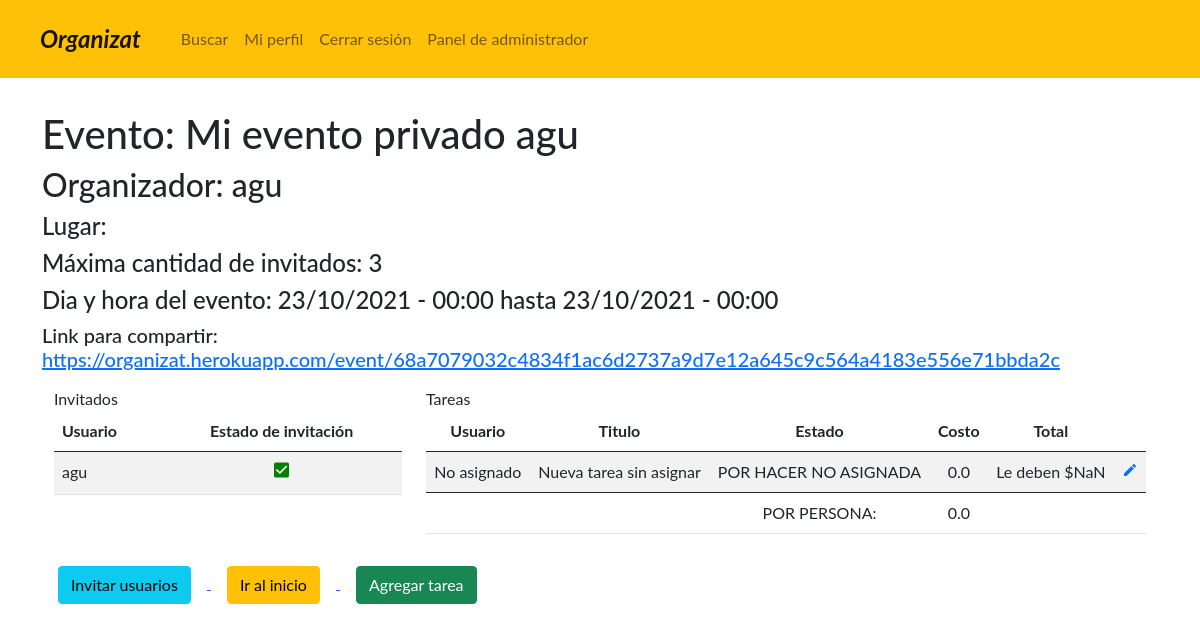
/event/68a7079032c4834f1ac6d2737a9d7e12a645c9c564a4183e556e71bbda2c/ (signed in), run on the app's committed database.
### administrador/models.py (models this page shows, shortened)
class Event(models.Model):
    name = models.CharField(max_length=40, blank=True, null=False, verbose_name='Nombre')
    owner = models.ForeignKey(User, on_delete=models.CASCADE, verbose_name="Organizador")
    description = models.TextField(max_length=255, blank=True, null=False, verbose_name='Descripcion')
    date_event_start = models.DateTimeField(default=datetime.today(), verbose_name='Fecha de alta del evento')
    date_event_end = models.DateTimeField(default=datetime.today(), verbose_name='Fecha de baja del evento')
    location = models.CharField(max_length=255, blank=True, null=False, verbose_name='Ubicación')
    event_link = models.URLField(max_length=200, verbose_name='Link')
    state = models.CharField(max_length=10, choices=STATES_EVENTO_USUARIO, verbose_name='Estado', null=True)
    max_guests = models.IntegerField(verbose_name='Capacidad máxima de invitados')
    visibility = models.CharField(max_length=14, choices=VISIBILITIES, verbose_name='Visibilidad')
    @property
    def list_invitation(self):
        return Invitation.objects.filter(event=self)
    @property
    def list_invitation_accepted(self):
        return Invitation.objects.filter(event=self, accepted_event=True)
    @property
    def list_tasks(self):
        return Task.objects.filter(event=self)
    @property
    def total_amount(self):
        total = 0
        for i in self.list_tasks:
            total += i.cost
        return round((total/len(self.list_invitation_accepted)), 1)
    class Meta:
        verbose_name = 'Evento'
        verbose_name_plural = 'Eventos'

class Invitation(models.Model):
    user = models.ForeignKey(User, on_delete=models.CASCADE, verbose_name="Integrate")
    event = models.ForeignKey(Event, on_delete=models.CASCADE, verbose_name="Evento")
    accepted_event = models.BooleanField(default=False, verbose_name="Aceptado")
    class Meta:
        verbose_name = 'Invitacion'
        verbose_name_plural = 'Invitaciones'

class Task(models.Model):
    user = models.ForeignKey(User, blank=True, null=True, on_delete=models.CASCADE, verbose_name="Encargado")
    event = models.ForeignKey(Event, on_delete=models.CASCADE, verbose_name="Evento")
    title = models.CharField(max_length=50, blank = False, null = False, verbose_name = 'Titulo')
    description = models.CharField(max_length=255, blank = False, null = False, verbose_name = 'Descripcion')
    status = models.CharField(choices = STATES_TAREAS, blank = False, null = False, max_length=22, verbose_name='Estado de la tarea')
    cost = models.FloatField(default = 0)
    class Meta:
        verbose_name = 'Tarea'
        verbose_name_plural = 'Tareas'

### administrador/views.py (the view)
def EventView(request, token):
    event = Event.objects.get(event_link=token)
    return render(request, 'event.html', {'event': event})

### templates/event.html (shortened to what this page needs)
{% extends 'base.html' %}
{% block content %}
<div class="container py-3 my-3">
    <h1>Evento: {{event.name}}</h1>
    <h2>Organizador: {{event.owner}}</h2>
    <h4>Lugar: {{event.location}}</h4>
    <h4>Máxima cantidad de invitados: {{event.max_guests}}</h4>
    <h4>Dia y hora del evento: {{event.date_event_start|date:"d/m/Y - H:i"}} hasta {{event.date_event_end|date:"d/m/Y - H:i"}}</h4>
    <h5>Link para compartir:
        <a href="javascript:getlink();"
            onclick="alert('URL copiada');"
            title="Click para copiar">https://organizat.herokuapp.com/event/{{event.event_link}}
        </a>
    </h5>
    <div class="container py-2 my-2">
        <div class="row">
            <div class="col-12 col-md-4">
                <leyend>Invitados</leyend>
                <table class="table table-striped table-hover">
                    {% if event.list_invitation %}
                        <thead>
                            <tr>
                                <th>Usuario</th>
                                <th class="text-center">Estado de invitación</th>
                            </tr>
                        </thead>
                        <tbody>
                        {% for invitation in event.list_invitation %}
                            <tr>
                                <td>{{invitation.user.username}}</td>
                                {% if invitation.accepted_event %}
                                    {% if request.user.is_superuser or request.user.id == invitation.event.owner.id %}
                                    <td class="text-center">
                                        <a href="{% url 'invitation_down' invitation.id event.event_link %}">
                                            <i class="material-icons" style="font-size:20px;color:green">check_box</i>
                                        </a>
                                    </td>
                                    {% else %}
                                    <td class="text-center">
                                        <i class="material-icons" style="font-size:20px;color:green">check_box</i>
                                    </td>
                                    {% endif %}
                                {% endif %}
                            </tr>
                        {% endfor %}
                        </tbody>
                    {% else %}
                        <thead>
                            <tr>
                                <th>Aun no hay invitados</th>
                            </tr>
                        </thead>
                    {% endif %}
                </table>
            </div>
            <div class="col-12 col-md-8">
                <leyend>Tareas</leyend>
                <table class="table table-striped table-hover">
                    {% if event.list_tasks %}
                        <thead>
                            <tr>
                                <th class="text-center">Usuario</th>
                                <th class="text-center">Titulo</th>
                                <th class="text-center">Estado</th>
                                <th class="text-center">Costo</th>
                                <th class="text-center">Total</th>
                                <th></th>
                            </tr>
                        </thead>
                        <tbody>
                        {% for task in event.list_tasks %}
                            <tr>
                                <td class="text-center">{{task.user|default_if_none:'No asignado'}}</td>
                                <td class="text-center">{{task.title}}</td>
                                <td class="text-center">{{task.status}}</td>
                                <td class="text-center" name="amount">{{task.cost}}</td>
                                <td class="text-center" name="total"></td>
                                {% if request.user.is_superuser or request.user.id == event.owner.id or request.user.id == task.user.id %}
                                    <td class="text-center">
                                        <a href="{% url 'update_task' event.event_link task.id %}">
                                            <i class="material-icons" style="font-size:16px">mode_edit</i>
                                        </a>
                                    </td>
                                {% endif %}
                            </tr>
                        {% endfor %}
                        </tbody>
                        <thead>
                            <tr>
                                <td></td>
                                <td></td>
                                <td class="text-center">POR PERSONA: </td>
                                <td class="text-center">{{event.total_amount}}</td>
                                <td class="text-center"></td>
                                <td></td>
                            </tr>
                        </thead>
                    {% else %}
                        <thead>
                            <tr>
                                <th>Aun no hay tareas</th>
                            </tr>
                        </thead>
                    {% endif %}
                </table>
            </div>
        </div>
    </div>
    <a href="{% url 'invite_user' event.event_link %}">
        <button type="button" class="mx-3 btn btn-info">Invitar usuarios</button>
    </a>
    <a href="{% url 'home' %}">
       <button type="button" class="mx-3 btn btn-warning">Ir al inicio</button>
   </a>
   {% if request.user.is_superuser or request.user.id == event.owner.id %}
   <a href="{% url 'add_task' event.event_link %}">
       <button type="button" class="mx-3 btn btn-success">Agregar tarea</button>
    </a>
    {% endif %}
</div>
{% endblock %}

### static/css/styles.css (style rules this page uses)
body { font-family: "Lato", sans-serif; }

### data on the page
Event: name "Mi evento privado agu", owner "agu", max_guests "3", date_event_start "23/10/2021 - 00:00", date_event_end "23/10/2021 - 00:00", event_link "68a7079032c4834f1ac6d2737a9d7e12a645c9c564a4183e556e71bbda2c", total_amount "0.0"
Invitation: user.username "agu", accepted_event True (drawn)
Task: user "No asignado", title "Nueva tarea sin asignar", status "POR HACER NO ASIGNADA", cost "0.0"
